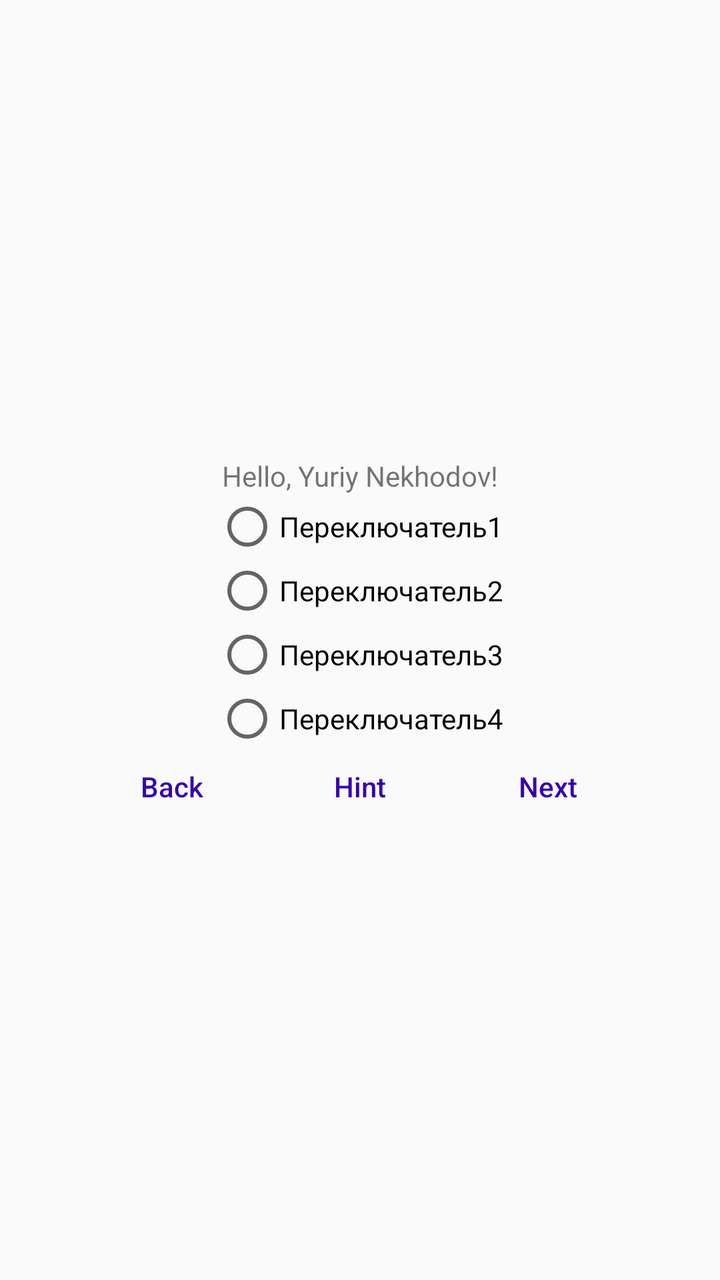
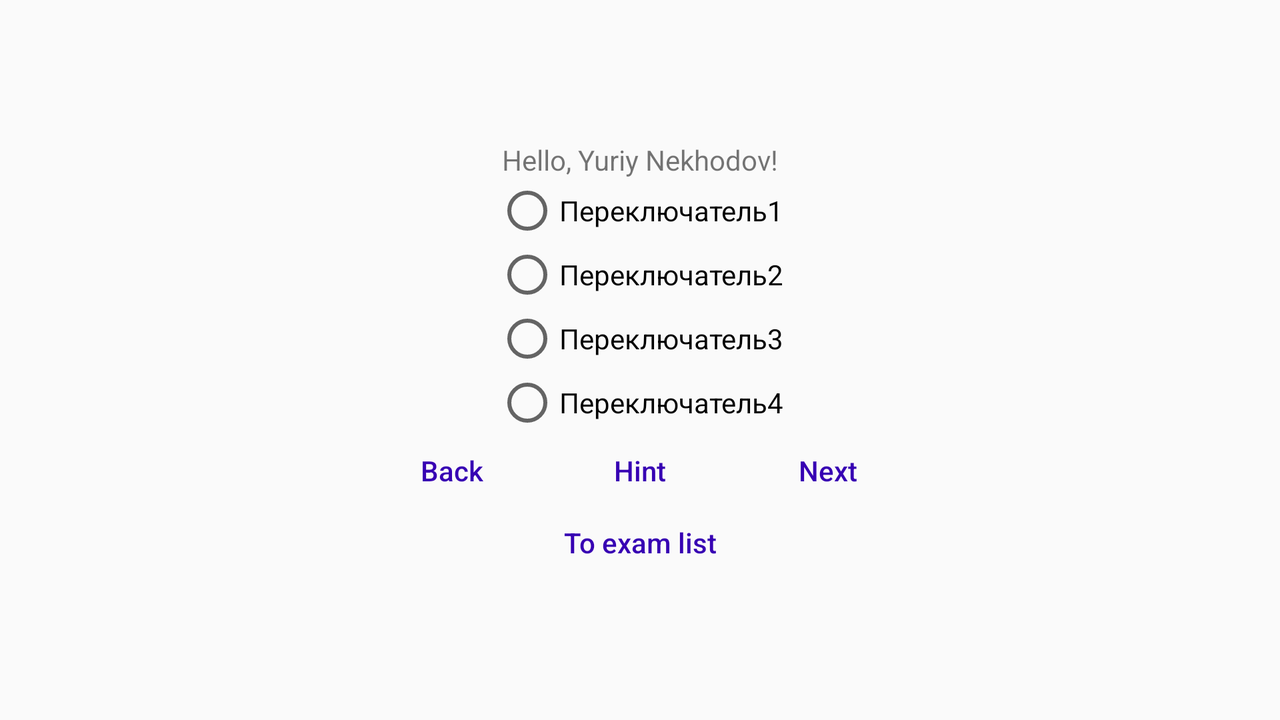

Compare how this app lays out the same screen by default and in its alternative resource folder. The renders come first, then the two layout files and the values they reference.
<!-- AndroidManifest.xml: application theme AppTheme -->
<!-- res/layout/exam.xml -->
<?xml version="1.0" encoding="utf-8"?>
<LinearLayout xmlns:android="http://schemas.android.com/apk/res/android"
    android:layout_width="match_parent"
    android:layout_height="match_parent"
    android:orientation="vertical"
    android:gravity="center">

    <TextView
        android:id="@+id/question"
        android:layout_width="wrap_content"
        android:layout_height="wrap_content"
        android:text="@string/hello" />

    <RadioGroup
        android:id="@+id/variants"
        android:layout_width="wrap_content"
        android:layout_height="wrap_content"
        android:orientation="vertical">

        <RadioButton
            android:id="@+id/radioButton"
            android:layout_width="wrap_content"
            android:layout_height="wrap_content"
            android:text="@string/radio_button1" />

        <RadioButton
            android:id="@+id/radioButton2"
            android:layout_width="wrap_content"
            android:layout_height="wrap_content"
            android:text="@string/radio_button2" />

        <RadioButton
            android:id="@+id/radioButton3"
            android:layout_width="wrap_content"
            android:layout_height="wrap_content"
            android:text="@string/radio_button3" />

        <RadioButton
            android:id="@+id/radioButton4"
            android:layout_width="wrap_content"
            android:layout_height="wrap_content"
            android:text="@string/radio_button4" />

    </RadioGroup>

    <LinearLayout
        android:layout_width="wrap_content"
        android:layout_height="wrap_content"
        android:orientation="horizontal">

        <Button
            android:id="@+id/previous"
            android:layout_width="wrap_content"
            android:layout_height="30dp"
            android:layout_weight="1"
            style="@style/CustomButton"
            android:text="@string/back_button" />

        <Button
            android:id="@+id/hint"
            android:layout_width="wrap_content"
            android:layout_height="30dp"
            android:layout_weight="1"
            style="@style/CustomButton"
            android:text="@string/hint" />

        <Button
            android:id="@+id/next"
            android:layout_width="wrap_content"
            android:layout_height="30dp"
            android:layout_weight="1"
            style="@style/CustomButton"
            android:text="@string/next_button" />
    </LinearLayout>
</LinearLayout>
<!-- resources referenced by this layout -->
<resources>
  <string name="back_button" translatable="false">Back</string>
  <string name="hello" translatable="false">Hello, Yuriy Nekhodov!</string>
  <string name="hint" translatable="false">Hint</string>
  <string name="next_button" translatable="false">Next</string>
  <string name="radio_button1">Переключатель1</string>
  <string name="radio_button2">Переключатель2</string>
  <string name="radio_button3">Переключатель3</string>
  <string name="radio_button4">Переключатель4</string>
  <style name="CustomButton">
          <item name="android:layout_marginStart">3dp</item>
          <item name="android:layout_marginLeft">3dp</item>
          <item name="android:layout_marginTop">3dp</item>
          <item name="android:layout_marginEnd">3dp</item>
          <item name="android:layout_marginRight">3dp</item>
          <item name="android:layout_marginBottom">3dp</item>
          <item name="android:background">@drawable/custom_button</item>
          <item name="android:textColor">@color/text_selector</item>
          <item name="android:textAllCaps">false</item>
      </style>
  <style name="AppTheme" parent="Base.Theme.AppCompat.Light.DarkActionBar">
          
          <item name="colorPrimary">@color/colorPrimary</item>
          <item name="colorPrimaryDark">@color/colorPrimaryDark</item>
          <item name="colorAccent">@color/colorAccent</item>
      </style>
  <!-- drawable custom_button (drawable) -->
  <?xml version="1.0" encoding="utf-8"?>
  <selector xmlns:android="http://schemas.android.com/apk/res/android">
      <item android:drawable="@drawable/pressed_custom_button" android:state_pressed="true" />
      <item android:drawable="@drawable/disabled_custom_button" android:state_enabled="false" />
      <item android:drawable="@drawable/default_custom_button" />
  </selector>
  <color name="colorPrimary">#5282B5</color>
  <color name="colorPrimaryDark">#3700B3</color>
  <color name="colorAccent">#26B67C</color>
  <!-- drawable pressed_custom_button (drawable) -->
  <?xml version="1.0" encoding="utf-8"?>
  <shape xmlns:android="http://schemas.android.com/apk/res/android" android:shape="rectangle">
  
  
      <solid android:color="#483D8B" />
      <corners android:radius="5dp"/>
  
  </shape>
  <!-- drawable disabled_custom_button (drawable) -->
  <?xml version="1.0" encoding="utf-8"?>
  <shape xmlns:android="http://schemas.android.com/apk/res/android"
      android:shape="rectangle">
  
  
  
  
      <solid android:color="#DCDCDC" />
      <corners android:radius="5dp" />
  
  </shape>
</resources>
<!-- res/layout-land/exam.xml (the repository's variant of the layout above) -->
<!-- drawn on the phone turned sideways -->
<?xml version="1.0" encoding="utf-8"?>
<LinearLayout xmlns:android="http://schemas.android.com/apk/res/android"
    android:layout_width="match_parent"
    android:layout_height="match_parent"
    android:orientation="vertical"
    android:gravity="center">

    <TextView
        android:id="@+id/question"
        android:layout_width="wrap_content"
        android:layout_height="wrap_content"
        android:text="@string/hello" />

    <RadioGroup
        android:id="@+id/variants"
        android:layout_width="wrap_content"
        android:layout_height="wrap_content"
        android:orientation="vertical">

        <RadioButton
            android:id="@+id/radioButton"
            android:layout_width="wrap_content"
            android:layout_height="wrap_content"
            android:text="@string/radio_button1" />

        <RadioButton
            android:id="@+id/radioButton2"
            android:layout_width="wrap_content"
            android:layout_height="wrap_content"
            android:text="@string/radio_button2" />

        <RadioButton
            android:id="@+id/radioButton3"
            android:layout_width="wrap_content"
            android:layout_height="wrap_content"
            android:text="@string/radio_button3" />

        <RadioButton
            android:id="@+id/radioButton4"
            android:layout_width="wrap_content"
            android:layout_height="wrap_content"
            android:text="@string/radio_button4" />

    </RadioGroup>

    <LinearLayout
        android:layout_width="wrap_content"
        android:layout_height="wrap_content"
        android:orientation="horizontal">

        <Button
            android:id="@+id/previous"
            android:layout_width="wrap_content"
            android:layout_height="30dp"
            android:layout_weight="1"
            style="@style/CustomButton"
            android:text="@string/back_button" />

        <Button
            android:id="@+id/hint"
            android:layout_width="wrap_content"
            android:layout_height="30dp"
            android:layout_weight="1"
            style="@style/CustomButton"
            android:text="@string/hint" />

        <Button
            android:id="@+id/next"
            android:layout_width="wrap_content"
            android:layout_height="30dp"
            android:layout_weight="1"
            style="@style/CustomButton"
            android:text="@string/next_button" />
    </LinearLayout>

    <LinearLayout
        android:layout_width="wrap_content"
        android:layout_height="wrap_content"
        android:gravity="center"
        android:orientation="horizontal">

        <Button
            android:id="@+id/toExamList"
            style="@style/CustomButton"
            android:layout_width="wrap_content"
            android:layout_height="30dp"
            android:text="@string/return_to_exam_list" />
    </LinearLayout>

</LinearLayout>
<!-- resources referenced by the variant -->
<!-- as the phone turned sideways resolves them -->
<resources>
  <string name="back_button" translatable="false">Back</string>
  <string name="hello" translatable="false">Hello, Yuriy Nekhodov!</string>
  <string name="hint" translatable="false">Hint</string>
  <string name="next_button" translatable="false">Next</string>
  <string name="radio_button1">Переключатель1</string>
  <string name="radio_button2">Переключатель2</string>
  <string name="radio_button3">Переключатель3</string>
  <string name="radio_button4">Переключатель4</string>
  <string name="return_to_exam_list" translatable="false">To exam list</string>
  <style name="CustomButton">
          <item name="android:layout_marginStart">3dp</item>
          <item name="android:layout_marginLeft">3dp</item>
          <item name="android:layout_marginTop">3dp</item>
          <item name="android:layout_marginEnd">3dp</item>
          <item name="android:layout_marginRight">3dp</item>
          <item name="android:layout_marginBottom">3dp</item>
          <item name="android:background">@drawable/custom_button</item>
          <item name="android:textColor">@color/text_selector</item>
          <item name="android:textAllCaps">false</item>
      </style>
  <style name="AppTheme" parent="Base.Theme.AppCompat.Light.DarkActionBar">
          
          <item name="colorPrimary">@color/colorPrimary</item>
          <item name="colorPrimaryDark">@color/colorPrimaryDark</item>
          <item name="colorAccent">@color/colorAccent</item>
      </style>
  <!-- drawable custom_button (drawable) -->
  <?xml version="1.0" encoding="utf-8"?>
  <selector xmlns:android="http://schemas.android.com/apk/res/android">
      <item android:drawable="@drawable/pressed_custom_button" android:state_pressed="true" />
      <item android:drawable="@drawable/disabled_custom_button" android:state_enabled="false" />
      <item android:drawable="@drawable/default_custom_button" />
  </selector>
  <color name="colorPrimary">#5282B5</color>
  <color name="colorPrimaryDark">#3700B3</color>
  <color name="colorAccent">#26B67C</color>
  <!-- drawable pressed_custom_button (drawable) -->
  <?xml version="1.0" encoding="utf-8"?>
  <shape xmlns:android="http://schemas.android.com/apk/res/android" android:shape="rectangle">
  
  
      <solid android:color="#483D8B" />
      <corners android:radius="5dp"/>
  
  </shape>
  <!-- drawable disabled_custom_button (drawable) -->
  <?xml version="1.0" encoding="utf-8"?>
  <shape xmlns:android="http://schemas.android.com/apk/res/android"
      android:shape="rectangle">
  
  
  
  
      <solid android:color="#DCDCDC" />
      <corners android:radius="5dp" />
  
  </shape>
</resources>
